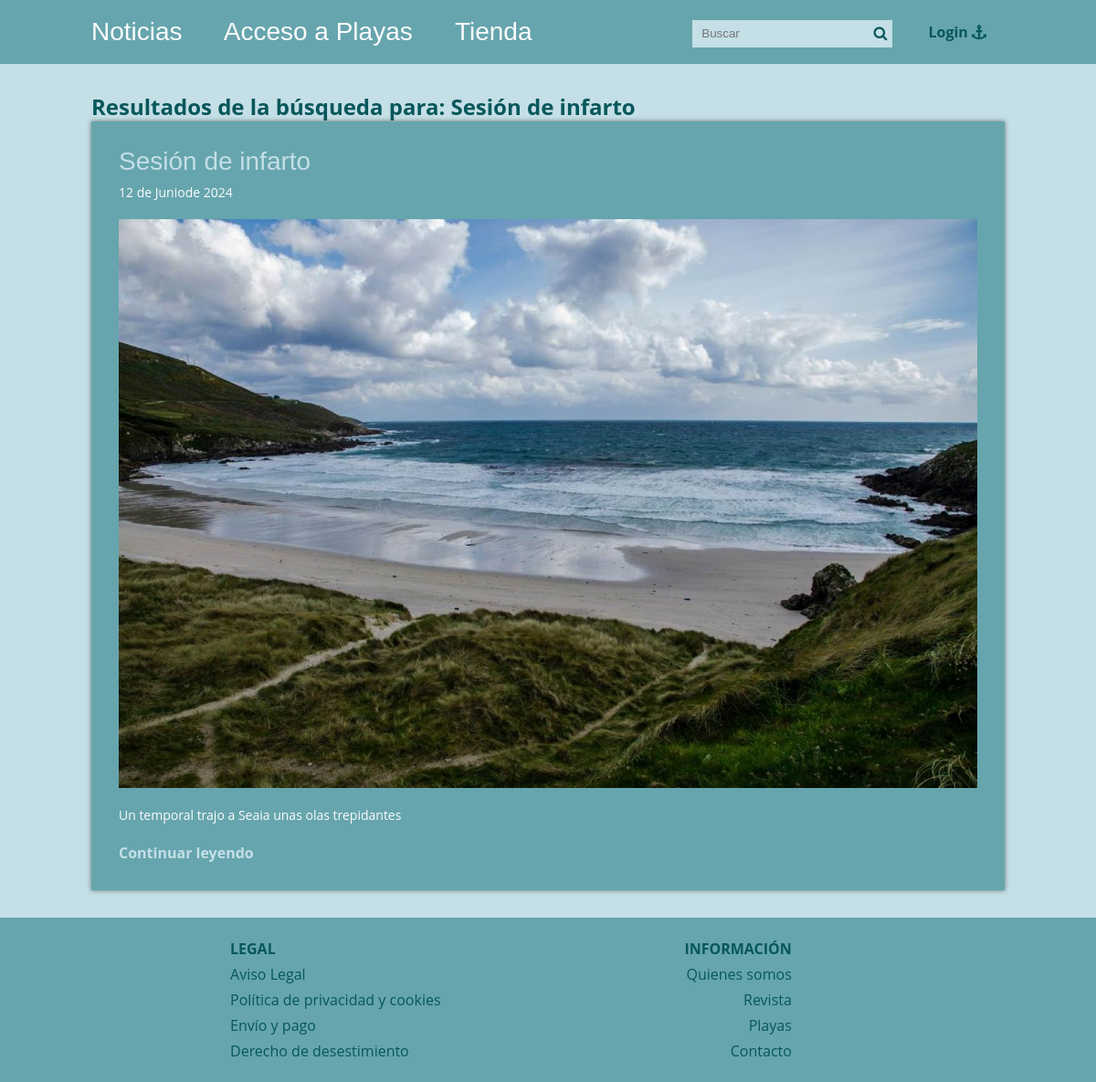
The page /blog/buscador_mejorado.php?busqueda=Sesión de infarto on the database its author committed.
### tables this page shows
CREATE TABLE IF NOT EXISTS Articulos (
    id INT AUTO_INCREMENT PRIMARY KEY,
    titulo VARCHAR(255) NOT NULL,
    extracto TEXT,
    fecha TIMESTAMP DEFAULT CURRENT_TIMESTAMP,
    text TEXT,
    thumb VARCHAR(255),  
    CodCategoria INT,
    FOREIGN KEY (CodCategoria) REFERENCES Categorias_Articulos(CodCategoria)
);

### blog/buscador_mejorado.php (called while the page is built, shortened)
<?php
require 'admin/config.php';
require 'functions.php';
$conexion = conexion($bd_config);
$resultados = [];
if ($_SERVER['REQUEST_METHOD'] == 'GET' && !empty($_GET['busqueda'])) {
    $busqueda = limpiarDatos($_GET['busqueda']);
    $queries = [
        'articulos' => 'SELECT * FROM articulos WHERE titulo LIKE :busqueda OR text LIKE :busqueda',
        'playas' => 'SELECT * FROM playas WHERE nombre LIKE :busqueda OR descripcion LIKE :busqueda',
        'productos' => 'SELECT * FROM productos WHERE nombre LIKE :busqueda OR descripcion LIKE :busqueda'
    ];
    foreach ($queries as $table => $query) {
        $statement = $conexion->prepare($query);
        $statement->execute([':busqueda' => "%$busqueda%"]);
        $resultados = array_merge($resultados, $statement->fetchAll());
    }
} else {
    header('Location: ' . RUTA . '/index.php');
    exit();
}
require 'views/buscar_mejorado.view.php';
?>

### blog/functions.php (called while the page is built, shortened)
<?php
function limpiarDatos($datos){
    $datos = trim($datos);
     $datos = stripslashes($datos);
     $datos = htmlspecialchars($datos);
     return $datos;
}
function fecha($fecha){
    $timestamp = strtotime($fecha);
    $meses = ['Enero', 'Febrero', 'Marzo', 'Abril', 'Mayo', 'Junio', 'Julio', 'Agosto', 'Septiembre', 'Octubre', 'Noviembre', 'Diciembre'];
    $dia = date('d', $timestamp);
    $mes = date('m', $timestamp) - 1;
    $year = date('Y', $timestamp);
    $fecha = "$dia de " .$meses[$mes] . "de $year";
    return $fecha;
}
?>

### blog/views/buscar_mejorado.view.php (the view, shortened to what this page needs)
<?php require 'header.php'; ?>
<div class="contenedor">
    <h2 class="titulo">Resultados de la búsqueda para: <?php echo $busqueda; ?></h2>
    <?php if (empty($resultados)): ?>
        <p>No se encontraron resultados para: <?php echo $busqueda; ?></p>
    <?php else: ?>
        <?php foreach($resultados as $resultado): ?>
            <?php if (isset($resultado['titulo'])): ?>
                <div class="post">
                    <article>
                        <h2 class="titulo">
                            <a href="single.php?id=<?php echo $resultado['id']; ?>">
                                <?php echo $resultado['titulo']; ?>
                            </a>
                        </h2>
                        <p class="fecha"><?php echo fecha($resultado['fecha']); ?></p>
                        <?php if (isset($resultado['thumb'])): ?>
                            <div class="thumb">
                                <a href="single.php?id=<?php echo $resultado['id']; ?>">
                                    <img style="overflow-clip-margin: content-box; overflow: clip;" src="<?php echo RUTA; ?>/imagenes/<?php echo $resultado['thumb']; ?>" alt="">
                                </a>
                            </div>
                        <?php endif; ?>
                        <?php if (isset($resultado['extracto'])): ?>
                            <p class="extracto"><?php echo $resultado['extracto']; ?></p>
                        <?php endif; ?>
                        <a href="single.php?id=<?php echo $resultado['id']; ?>" class="continuar">Continuar leyendo</a>
                    </article>
                </div>
            <?php endif; ?>
        <?php endforeach; ?>
    <?php endif; ?>
</div>
<?php require 'footer.php'; ?>

### blog/css/estilos.css (style rules this page uses)
:root { --color4: #003b46; --color2: #07575b; --color3: #66a5ad; --color1: #c4dfe6; --color5: #fbfbfd; }
* { margin: 0; padding: 0; -webkit-box-sizing: border-box; -moz-box-sizing: border-box; box-sizing: border-box; }
body { font-size: 16px; font-family: 'Open Sans', sans-serif; background: var(--color1); color: var(--color2); margin: 0; }
a { text-decoration: none; color: var(--color5); }
.contenedor { max-width: 1000px; width: 90%; margin: auto; }
.post { width: 100%; background: var(--color3); box-shadow: 0px 0px 5px rgba(0,0,0, .5); margin-bottom: 30px; padding: 30px; color: var(--color5); }
.post article .titulo { font-family: "Oswald", Arial, Sans-serif; font-size: 28px; font-weight: normal; line-height: 28px; margin-bottom: 10px; }
.post article .titulo a { color: var(--color1); }
.post article .fecha { color: var(--color5); font-size: 14px; margin-bottom: 20px; }
.post article .thumb { margin-bottom: 20px; }
.post article .thumb img { vertical-align: top; width: 100%; }
.post article .extracto { font-size: 14px; line-height: 20px; margin-bottom: 20px; }
.post article .continuar { color: var(--color1); font-weight: bold; }

### blog/css/views.css (style rules this page uses)
:root { --color3: #66a5ad; --color2: #07575b; --color4: #66a5ad; --color1: #c4dfe6; --color5: #fbfbfd; }

### rows shown on the page
articulos: titulo "Sesión de infarto", fecha "12 de Juniode 2024", thumb (picture), extracto "Un temporal trajo a Seaia unas olas trepidantes"

### other values the page prints
$busqueda "Sesión de infarto"
